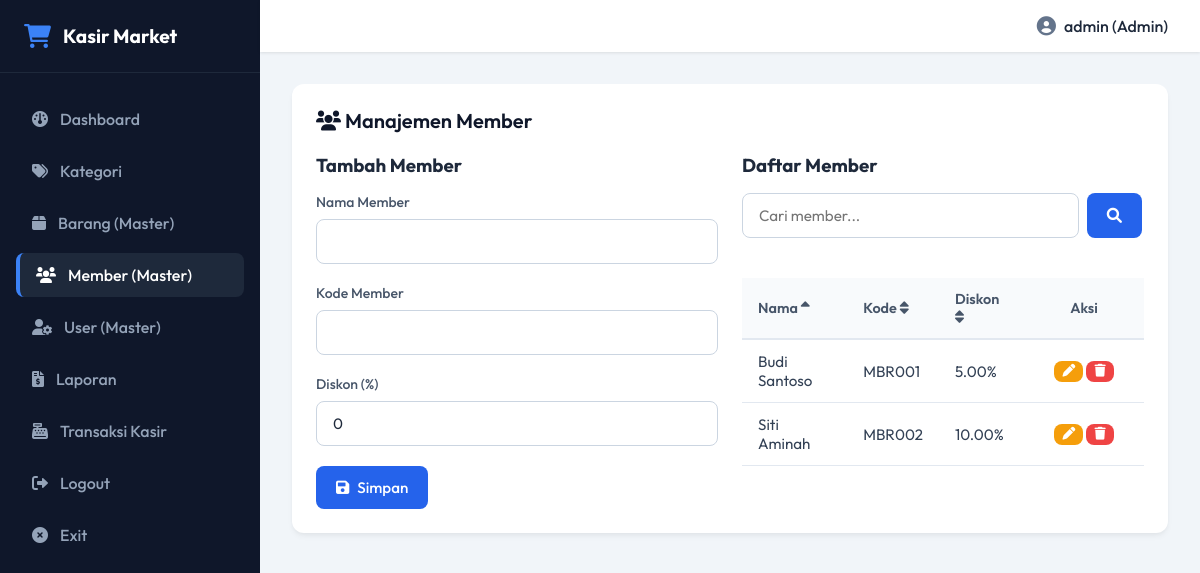
/index.php?page=member (signed in), run on the app's committed database.
### tables this page shows
CREATE TABLE IF NOT EXISTS member (
    id_member INT AUTO_INCREMENT PRIMARY KEY,
    nama_member VARCHAR(100) NOT NULL,
    kode_member VARCHAR(50) NOT NULL UNIQUE,
    diskon_persen DECIMAL(5,2) DEFAULT 0.00
);

### controllers/Controller.php (called while the page is built, shortened)
<?php
require_once __DIR__ . '/../models/Model.php';
class Controller {
    private $model;
    public function __construct() {
        $this->model = new Model();
    }
    public function member() {
        $query = trim($_GET['search'] ?? '');
        $order_by = $_GET['sort'] ?? 'nama_member';
        $direction = $_GET['dir'] ?? 'ASC';
        $member_list = $this->model->searchAndSort('member', ['nama_member', 'kode_member'], $query, $order_by, $direction);
        require __DIR__ . '/../views/member.php';
    }
}

### models/Model.php (called while the page is built, shortened)
<?php
require_once __DIR__ . '/../config/database.php';
class Model {
    protected $db;
    public function __construct() {
        $database = new Database();
        $this->db = $database->getConnection();
    }
    public function searchAndSort($table, $search_cols = [], $query = '', $order_by = null, $direction = 'ASC') {
        $sql = "SELECT * FROM $table";
        $params = [];
        if ($order_by) {
            $sql .= " ORDER BY $order_by $direction";
        }
        $stmt = $this->db->prepare($sql);
        $stmt->execute($params);
        return $stmt->fetchAll();
    }
}

### config/database.php (called while the page is built, shortened)
<?php
class Database {
    private $host = '127.0.0.1';
    private $port = '3306';
    private $db = 'db_minimarket';
    private $user = 'root';
    private $pass = '';
    public function getConnection() {
        $this->conn = null;
        try {
            $this->conn = new PDO("mysql:host=" . $this->host . ";port=" . $this->port, $this->user, $this->pass);
            $this->conn->setAttribute(PDO::ATTR_ERRMODE, PDO::ERRMODE_EXCEPTION);
            $this->conn->exec("CREATE DATABASE IF NOT EXISTS " . $this->db);
            $this->conn->exec("USE " . $this->db);
            $this->conn->setAttribute(PDO::ATTR_DEFAULT_FETCH_MODE, PDO::FETCH_ASSOC);
            $stmt = $this->conn->query("SHOW TABLES LIKE 'user'");
        } catch(PDOException $e) {
            die("Connection error: " . $e->getMessage());
        }
        return $this->conn;
    }
}

### views/member.php (the view, shortened to what this page needs)
<?php require_once __DIR__ . '/layout/header.php'; ?>
<div class="card">
    <div class="card-title">
        <span><i class="fa-solid fa-users"></i> Manajemen Member</span>
    </div>
    <div class="grid-cols-2">
        <div>
            <h3><?php echo isset($_GET['edit_id']) ? 'Edit Member' : 'Tambah Member'; ?></h3>
            <form action="index.php?page=member&action=<?php echo isset($_GET['edit_id']) ? 'edit' : 'create'; ?>" method="POST" style="margin-top: 1rem;">
                <div class="form-group">
                    <label for="nama_member">Nama Member</label>
                    <input type="text" name="nama_member" id="nama_member" class="form-input" value="<?php echo isset($edit_member) ? htmlspecialchars($edit_member['nama_member']) : ''; ?>" required autocomplete="off">
                </div>
                <div class="form-group">
                    <label for="kode_member">Kode Member</label>
                    <input type="text" name="kode_member" id="kode_member" class="form-input" value="<?php echo isset($edit_member) ? htmlspecialchars($edit_member['kode_member']) : ''; ?>" required autocomplete="off">
                </div>
                <div class="form-group">
                    <label for="diskon_persen">Diskon (%)</label>
                    <input type="number" step="0.01" name="diskon_persen" id="diskon_persen" class="form-input" min="0" max="100" value="<?php echo isset($edit_member) ? htmlspecialchars($edit_member['diskon_persen']) : '0'; ?>" required>
                </div>
                <button type="submit" class="btn btn-primary">
                    <i class="fa-solid fa-save"></i> Simpan
                </button>
            </form>
        </div>
        <div>
            <h3>Daftar Member</h3>
            <div class="search-sort-bar" style="margin-top: 1rem;">
                <form action="index.php" method="GET" class="search-form">
                    <input type="text" name="search" class="form-input" placeholder="Cari member..." value="<?php echo htmlspecialchars($query); ?>">
                    <button type="submit" class="btn btn-primary"><i class="fa-solid fa-magnifying-glass"></i></button>
                </form>
            </div>
            <div class="table-responsive">
                <table>
                    <thead>
                        <tr>
                            <th>
                                <a href="index.php?page=member&search=<?php echo urlencode($query); ?>&sort=nama_member&dir=<?php echo $order_by === 'nama_member' && $direction === 'ASC' ? 'DESC' : 'ASC'; ?>" style="text-decoration: none; color: inherit;">
                                    Nama <i class="fa-solid <?php echo $order_by === 'nama_member' ? ($direction === 'ASC' ? 'fa-sort-up' : 'fa-sort-down') : 'fa-sort'; ?>"></i>
                                </a>
                            </th>
                            <th>
                                <a href="index.php?page=member&search=<?php echo urlencode($query); ?>&sort=kode_member&dir=<?php echo $order_by === 'kode_member' && $direction === 'ASC' ? 'DESC' : 'ASC'; ?>" style="text-decoration: none; color: inherit;">
                                    Kode <i class="fa-solid <?php echo $order_by === 'kode_member' ? ($direction === 'ASC' ? 'fa-sort-up' : 'fa-sort-down') : 'fa-sort'; ?>"></i>
                                </a>
                            </th>
                            <th>
                                <a href="index.php?page=member&search=<?php echo urlencode($query); ?>&sort=diskon_persen&dir=<?php echo $order_by === 'diskon_persen' && $direction === 'ASC' ? 'DESC' : 'ASC'; ?>" style="text-decoration: none; color: inherit;">
                                    Diskon <i class="fa-solid <?php echo $order_by === 'diskon_persen' ? ($direction === 'ASC' ? 'fa-sort-up' : 'fa-sort-down') : 'fa-sort'; ?>"></i>
                                </a>
                            </th>
                            <th style="width: 120px; text-align: center;">Aksi</th>
                        </tr>
                    </thead>
                    <tbody>
                        <?php if (empty($member_list)): ?>
                            <tr>
                                <td colspan="4" style="text-align: center;">Tidak ada data member.</td>
                            </tr>
                        <?php else: ?>
                            <?php foreach ($member_list as $member): ?>
                                <tr>
                                    <td><?php echo htmlspecialchars($member['nama_member']); ?></td>
                                    <td><code><?php echo htmlspecialchars($member['kode_member']); ?></code></td>
                                    <td><?php echo htmlspecialchars($member['diskon_persen']); ?>%</td>
                                    <td style="text-align: center;">
                                        <a href="index.php?page=member&edit_id=<?php echo $member['id_member']; ?>&search=<?php echo urlencode($query); ?>" class="btn btn-warning btn-sm" style="padding: 0.25rem 0.5rem; font-size: 0.8rem;">
                                            <i class="fa-solid fa-pen"></i>
                                        </a>
                                        <a href="index.php?page=member&action=delete&id=<?php echo $member['id_member']; ?>" class="btn btn-danger btn-sm" style="padding: 0.25rem 0.5rem; font-size: 0.8rem;" onclick="return confirm('Hapus member ini?');">
                                            <i class="fa-solid fa-trash"></i>
                                        </a>
                                    </td>
                                </tr>
                            <?php endforeach; ?>
                        <?php endif; ?>
                    </tbody>
                </table>
            </div>
        </div>
    </div>
</div>
<?php require_once __DIR__ . '/layout/footer.php'; ?>

### assets/css/style.css (style rules this page uses)
* { margin: 0; padding: 0; box-sizing: border-box; font-family: 'Outfit', sans-serif; }
body { background-color: #f1f5f9; color: #1e293b; min-height: 100vh; display: flex; }
.form-group { margin-bottom: 1.25rem; }
.form-group label { display: block; font-size: 0.875rem; font-weight: 500; margin-bottom: 0.5rem; color: #475569; }
.form-input { width: 100%; padding: 0.75rem 1rem; border: 1px solid #cbd5e1; border-radius: 8px; font-size: 0.95rem; background-color: #ffffff; color: #1e293b; transition: all 0.2s ease-in-out; }
.btn { display: inline-flex; align-items: center; justify-content: center; gap: 0.5rem; padding: 0.75rem 1.25rem; border-radius: 8px; font-weight: 500; font-size: 0.95rem; border: none; cursor: pointer; transition: all 0.2s; text-decoration: none; }
.btn-primary { background-color: #2563eb; color: #ffffff; }
.btn-danger { background-color: #ef4444; color: #ffffff; }
.btn-warning { background-color: #f59e0b; color: #ffffff; }
.card { background-color: #ffffff; border-radius: 12px; padding: 1.5rem; box-shadow: 0 4px 6px -1px rgba(0, 0, 0, 0.05), 0 2px 4px -1px rgba(0, 0, 0, 0.03); margin-bottom: 2rem; }
.card-title { font-size: 1.25rem; font-weight: 600; color: #0f172a; margin-bottom: 1.25rem; display: flex; align-items: center; justify-content: space-between; }
.table-responsive { width: 100%; overflow-x: auto; }
table { width: 100%; border-collapse: collapse; margin-top: 1rem; text-align: left; }
th { background-color: #f8fafc; color: #475569; font-weight: 600; padding: 0.75rem 1rem; border-bottom: 2px solid #e2e8f0; font-size: 0.9rem; }
td { padding: 0.75rem 1rem; border-bottom: 1px solid #e2e8f0; color: #334155; font-size: 0.95rem; vertical-align: middle; }
.search-sort-bar { display: flex; justify-content: space-between; align-items: center; gap: 1rem; margin-bottom: 1.5rem; flex-wrap: wrap; }
.search-form { display: flex; gap: 0.5rem; flex-grow: 1; max-width: 400px; }
.grid-cols-2 { display: grid; grid-template-columns: 1fr 1fr; gap: 1.5rem; }

### data on the page
member: nama_member "Budi Santoso", kode_member "MBR001", diskon_persen "5.00"
member: nama_member "Siti Aminah", kode_member "MBR002", diskon_persen "10.00"

### other printed values
$_SESSION['user']['username'] "admin"
$_SESSION['user']['role'] "Admin"
